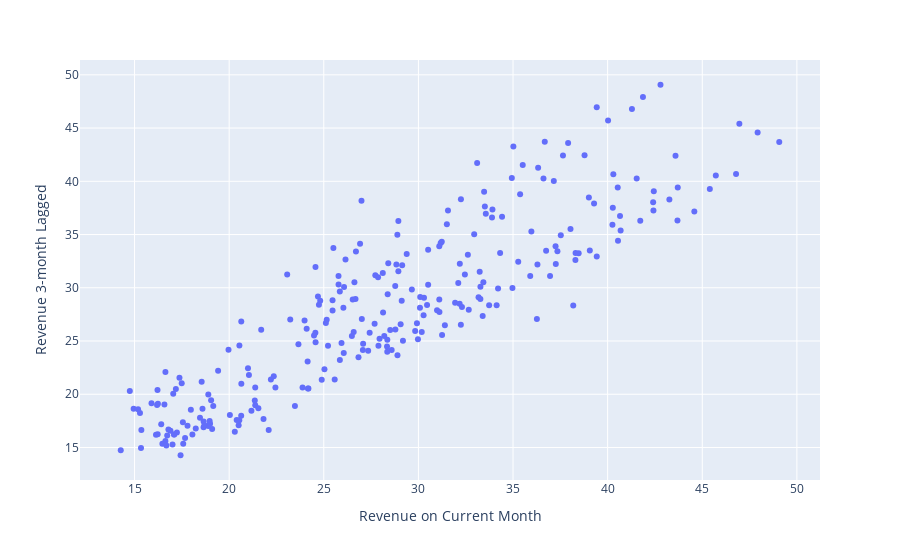

Notebook code for this chart:
### Markdown cell above
_Autocorrelation plots_ help determine if the successive elements of a time series are positively correlated, negatively correlated, or independent of each other. Analysing the autocorrelations is a key step in finding the right parameters for (autoregressive) time series models.

When looking at correlation, we usually think of correlation between two variables like height and weight. With time series data, when looking at autocorrelation, we are calculating the correlation between the time series elements and the corresponding elements that were observed a certain time period earlier.  That time period is called the _lag_. 

As an example, the autocorrelation with lag 3 is the correlation between the revenue that were observed in a certain month and revenue prices that were recorded 3 month prior, as shown in the plot below. The plot below shows a clear positive correlation:

### Code cell
fig = px.scatter(
    x=air_traffic_monthly["Revenue Passenger Miles"], 
    y=air_traffic_monthly["Revenue Passenger Miles"].shift(3) # 3-month lagged observations
)
fig.update_layout(
    xaxis_title="Revenue on Current Month", 
    yaxis_title="Revenue 3-month Lagged"
)
fig.show()

### Figure 1 — Plotly figure (JSON) as saved in the notebook; plotly's stock layout.template omitted (floating-point values rounded to 4 significant figures; data arrays with more than 128 entries replaced by an {"elided": "..."} marker saying what was removed)
{"data": [{"hovertemplate": "x=%{x}<br>y=%{y}<extra></extra>", "legendgroup": "", "marker": {"color": "#636efa", "symbol": "circle"}, "mode": "markers", "name": "", "orientation": "v", "showlegend": false, "type": "scatter", "x": {"elided": "264 float values"}, "xaxis": "x", "y": {"elided": "264 float values"}, "yaxis": "y"}], "layout": {"legend": {"tracegroupgap": 0}, "margin": {"t": 60}, "xaxis": {"anchor": "y", "domain": [0, 1], "title": {"text": "Revenue on Current Month"}}, "yaxis": {"anchor": "x", "domain": [0, 1], "title": {"text": "Revenue 3-month Lagged"}}}}
